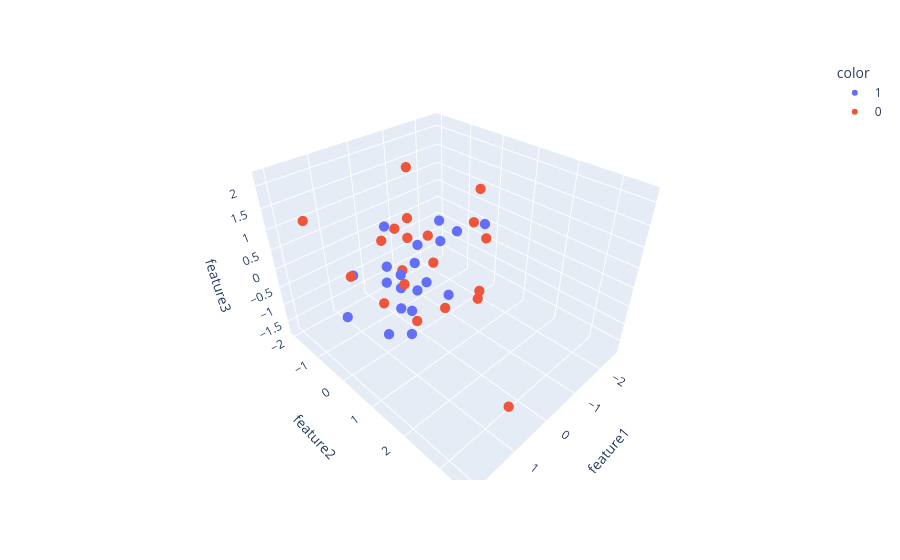

Write notebook code for a chart like this one.
### Code cell
# %pip install plotly
import plotly.express as px
import matplotlib.pyplot as plt

from sklearn.preprocessing import StandardScaler
fig = px.scatter_3d(
    df,
    x='feature1',
    y='feature2',
    z='feature3',
    color=df['target'].astype(str)
)

fig.update_traces(marker=dict(size=6))

fig.show()

### Figure 1 — Plotly figure (JSON) as saved in the notebook; plotly's stock layout.template omitted (floating-point values rounded to 4 significant figures)
{"data": [{"hovertemplate": "color=1<br>feature1=%{x}<br>feature2=%{y}<br>feature3=%{z}<extra></extra>", "legendgroup": "1", "marker": {"color": "#636efa", "size": 6, "symbol": "circle"}, "mode": "markers", "name": "1", "scene": "scene", "showlegend": true, "type": "scatter3d", "x": [-0.7008, -0.01146, 1.342, -2.571, -0.09748, -0.6694, 0.204, -1.263, -0.1685, -0.4191, -1.247, -0.7474, 0.4504, 0.8585, 0.535, -1.987, -0.213, -0.3991, 0.729, 1.171], "y": [-1.526, -0.04693, -0.9627, -0.2996, -0.3822, -1.998, -0.4152, -0.01819, -1.349, 0.5537, -0.5939, -0.9667, 0.2299, -0.002939, 0.07385, -1.336, 0.04901, -0.427, -0.2741, -0.7715], "z": [-1.749, -0.6496, -1.184, -0.05404, -1.504, -0.04268, -1.27, 0.4054, -0.7067, -0.6696, 0.4613, -0.6934, -1.511, 0.0538, 0.127, -0.7643, -0.4713, 0.2358, -1.662, 0.002171]}, {"hovertemplate": "color=0<br>feature1=%{x}<br>feature2=%{y}<br>feature3=%{z}<extra></extra>", "legendgroup": "0", "marker": {"color": "#EF553B", "size": 6, "symbol": "circle"}, "mode": "markers", "name": "0", "scene": "scene", "showlegend": true, "type": "scatter3d", "x": [-0.2245, 0.8671, 1.566, -1.012, 2.09, -1.595, -0.04273, 1.087, 0.8783, -0.125, 0.2608, -1.278, -1.048, 1.38, 0.4069, 0.5042, 0.7146, -0.2004, 0.2756, 0.6999], "y": [-1.011, 0.9358, -0.2199, 0.955, -0.7576, 0.1966, 0.8235, 3.557, 0.6099, 0.3877, 0.05408, 0.6401, 1.055, 1.394, -0.0237, 0.9326, -0.2619, -0.4509, 2.035, -0.3895], "z": [0.4913, -0.4264, 0.461, -0.662, 1.731, 0.5941, -0.6776, -0.6577, 0.3496, 0.2769, 1.386, 1.701, 0.7745, 1.991, 0.1348, 1.459, 0.9107, 2.183, 0.4423, -0.8169]}], "layout": {"legend": {"title": {"text": "color"}, "tracegroupgap": 0}, "margin": {"t": 60}, "scene": {"domain": {"x": [0, 1], "y": [0, 1]}, "xaxis": {"title": {"text": "feature1"}}, "yaxis": {"title": {"text": "feature2"}}, "zaxis": {"title": {"text": "feature3"}}}}}
